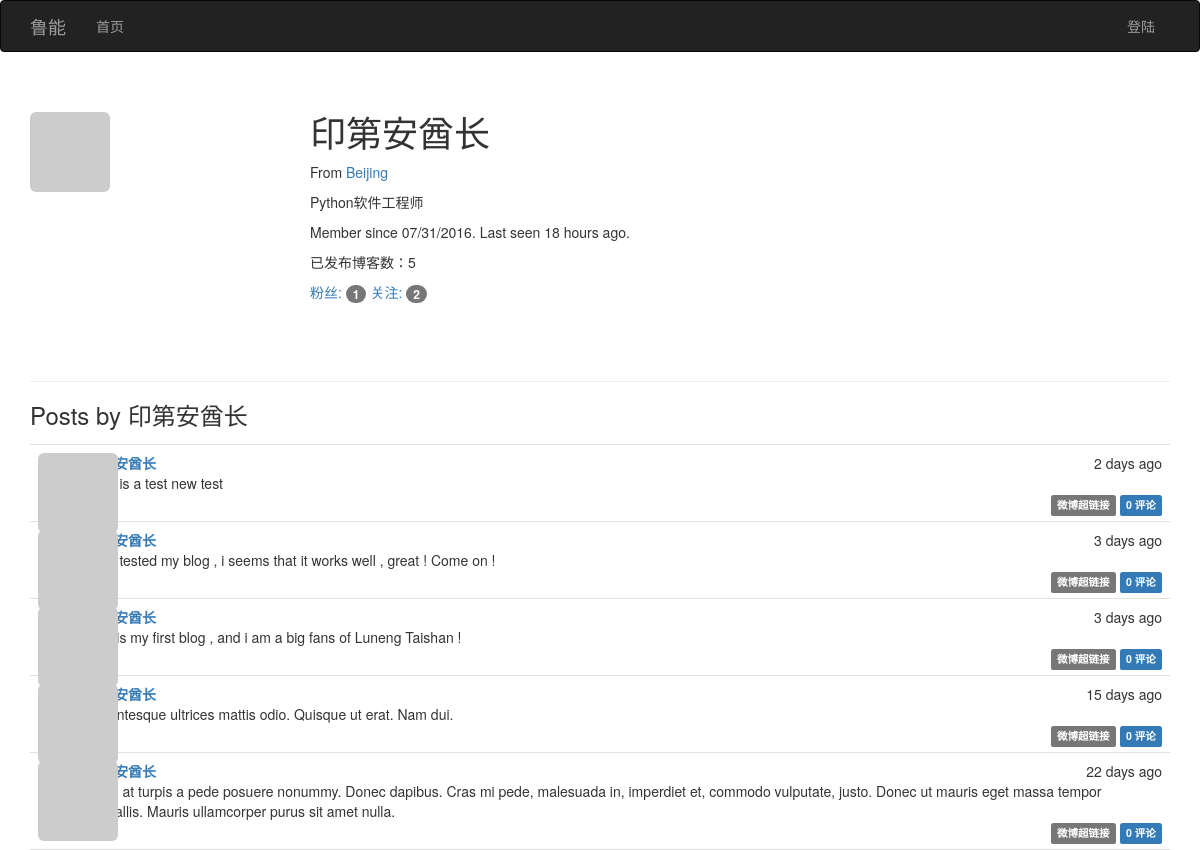
/user/印第安酋长, run on an earlier commit of the app's database.
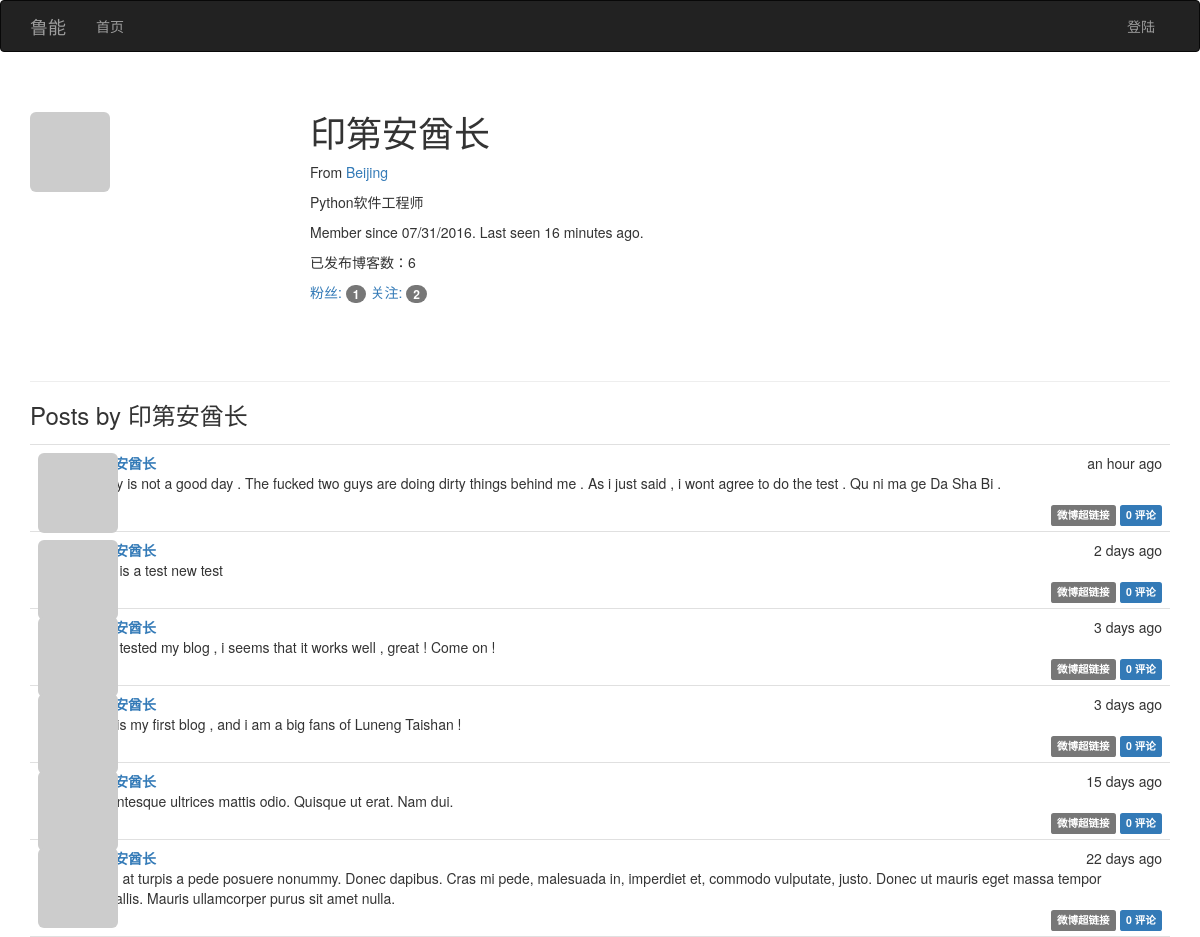
And on a later commit of the database.
### app/models.py (models this page shows, shortened)
class User(UserMixin,db.Model):
    __tablename__='users'
    id=db.Column(db.Integer,primary_key=True)
    email=db.Column(db.String(64),unique=True,index=True)
    username=db.Column(db.String(64),unique=True,index=True)
    password_hash=db.Column(db.String(128))
    role_id=db.Column(db.Integer,db.ForeignKey('roles.id'))
    name=db.Column(db.String(64))
    location=db.Column(db.String(64))
    about_me=db.Column(db.Text())
    member_since=db.Column(db.DateTime(),default=datetime.utcnow)
    last_seen=db.Column(db.DateTime(),default=datetime.utcnow)
    avatar_hash=db.Column(db.String(32))
    posts=db.relationship('Post',backref='author',lazy='dynamic')
    followed=db.relationship('Follow',foreign_keys=[Follow.follower_id],backref=db.backref('follower',lazy='joined'),lazy='dynamic',cascade='all,delete-orphan')
    followers=db.relationship('Follow',foreign_keys=[Follow.followed_id],backref=db.backref('followed', lazy='joined'),lazy='dynamic',cascade='all, delete-orphan')
    comments=db.relationship('Comment',backref='author',lazy='dynamic')
    @property
    def password(self):
        raise AttributeError('password is not a readable attribute')
    def gravatar(self,size=100,default='identicon',rating='g'):
        if request.is_secure:
            url = 'https://secure.gravatar.com/avatar'
        else:
            url = 'http://cn.gravatar.com/avatar'
        hash= self.avatar_hash or hashlib.md5(str(self.email).encode('utf-8')).hexdigest()
        return '{url}/{hash}?s={size}&d={default}&r={rating}'.format(url=url, hash=hash, size=size, default=default, rating=rating)

class Post(db.Model):
    __tablename__ = 'posts'
    id = db.Column(db.Integer, primary_key=True)
    body = db.Column(db.Text)
    timestamp = db.Column(db.DateTime, index=True, default=datetime.utcnow)
    author_id = db.Column(db.Integer, db.ForeignKey('users.id'))
    body_html=db.Column(db.Text)
    comments=db.relationship('Comment',backref='post',lazy='dynamic')

### app/main/views.py (the view)
@main.route('/user/<username>')
def user(username):
    user=User.query.filter_by(username=username).first()
    if user is None:
        abort(404)
    posts=user.posts.order_by(Post.timestamp.desc()).all()
    return render_template('user.html',user=user,posts=posts)

### app/auth/views.py (called while the page is built)
@auth.before_app_request
def before_request():
    if current_user.is_authenticated:
        current_user.ping()

### app/main/__init__.py (called while the page is built)
@main.app_context_processor
def inject_permissions():
    return dict(Permission=Permission)

### app/models.py (called while the page is built)
    def can(self, permissions):
        return False

    def is_administrator(self):
        return False

### app/templates/user.html (shortened to what this page needs)
{% extends "base.html" %}
{% block page_content %}
<div class="page-header">
    <img class="img-rounded profile-thumbnail" src="{{ user.gravatar(size=256) }}">
    <div class="profile-header">
        <h1>{{ user.username }}</h1>
        {% if user.name or user.location %}
        <p>
            {% if user.location %}
                From <a href="http://map.baidu.com/?q={{ user.location }}">{{ user.location }}</a>
            {% endif %}
        </p>
        {% endif %}
        {% if user.about_me %}<p>{{ user.about_me }}</p>{% endif %}
        <p>Member since {{ moment(user.member_since).format('L') }}. Last seen {{ moment(user.last_seen).fromNow() }}.</p>
        <p>已发布博客数：{{ user.posts.count() }}</p>
        <p>
            <a href="{{ url_for('.followers', username=user.username) }}">
                粉丝: <span class="badge">{{ user.followers.count()-1 }}</span>
            </a>
            <a href="{{ url_for('.followed_by', username=user.username) }}">
                关注: <span class="badge">{{ user.followed.count()-1 }}</span>
            </a>
        </p>
    </div>
</div>
<h3>Posts by {{ user.username }}</h3>
{% include '_posts.html' %}
{% endblock %}

### app/templates/base.html (shortened to what this page needs)
{% extends "bootstrap/base.html" %}
{% block head %}
{{ super() }}
<link rel="stylesheet" type="text/css" href="{{ url_for('static', filename='styles.css') }}">
{% endblock %}
{% block navbar %}
<div class="navbar navbar-inverse" role="navigation">
    <div class="container">
        <div class="navbar-header">
            <a class="navbar-brand" href="/">鲁能</a>
        </div>
        <div class="navbar-collapse collapse">
            <ul class="nav navbar-nav">
                <li><a href="/">首页</a></li>
            </ul>
            <ul class="nav navbar-nav navbar-right">
                {% if current_user.is_authenticated %}
                <li class="dropdown">
                    <a href="#" class="dropdown-toggle" data-toggle="dropdown">
                        <img src="{{ current_user.gravatar(size=18) }}">
                        账户 <b class="caret"></b>
                    </a>
                    <ul class="dropdown-menu">
                        <li><a href="{{ url_for('auth.change_password') }}">更改密码</a></li>
                        <li><a href="{{ url_for('auth.logout') }}">退出</a></li>
                    </ul>
                </li>
                {% else %}
                <li><a href="{{ url_for('auth.login') }}">登陆</a></li>
                {% endif %}
            </ul>
        </div>
    </div>
</div>
{% endblock %}
{% block content %}
<div class="container">
    {% block page_content %}{% endblock %}
</div>
{% endblock %}

### app/templates/_posts.html (shortened to what this page needs)
<ul class="posts">
    {% for post in posts %}
    <li class="post">
        <div class="post-thumbnail">
            <a href="{{ url_for('.user', username=post.author.username) }}">
                <img class="img-rounded profile-thumbnail" src="{{ post.author.gravatar(size=40) }}">
            </a>
        </div>
        <div class="post-content">
            <div class="post-date">{{ moment(post.timestamp).fromNow() }}</div>
            <div class="post-author"><a href="{{ url_for('.user', username=post.author.username) }}">{{ post.author.username }}</a></div>
            <div class="post-body">
                {% if post.body_html %}
                    {{ post.body_html | safe }}
                {% else %}
                    {{ post.body }}
                {% endif %}
            </div>
            <div class="post-footer">
                <a href="{{ url_for('.post', id=post.id) }}">
                    <span class="label label-default">微博超链接</span>
                </a>
                <a href="{{ url_for('.post', id=post.id) }}#comments">
                    <span class="label label-primary">{{ post.comments.count() }} 评论</span>
                </a>
            </div>
        </div>
    </li>
    {% endfor %}
</ul>

### app/static/styles.css (style rules this page uses)
.profile-thumbnail { position: absolute; }
.profile-header { min-height: 260px; margin-left: 280px; }
ul.posts { list-style-type: none; padding: 0px; margin: 16px 0px 0px 0px; border-top: 1px solid #e0e0e0; }
ul.posts li.post { padding: 8px; border-bottom: 1px solid #e0e0e0; }
div.post-date { float: right; }
div.post-author { font-weight: bold; }
div.post-thumbnail { position: absolute; }
div.post-content { margin-left: 48px; min-height: 48px; }
div.post-footer { text-align: right; }

What changed in the data, as far as the page shows it:
changed User "印第安酋长": last_seen "18 hours ago" → "16 minutes ago"
added Post: timestamp "an hour ago", author.username "印第安酋长", body_html "Today is not a good day . The fucked two guys are doing dirty things behind me . As i just said , i wont agree to do the test . Qu ni ma ge Da Sha Bi .", comments.count "0"
Also different on the page:
{{ user.posts.count() }}: "5" → "6"
